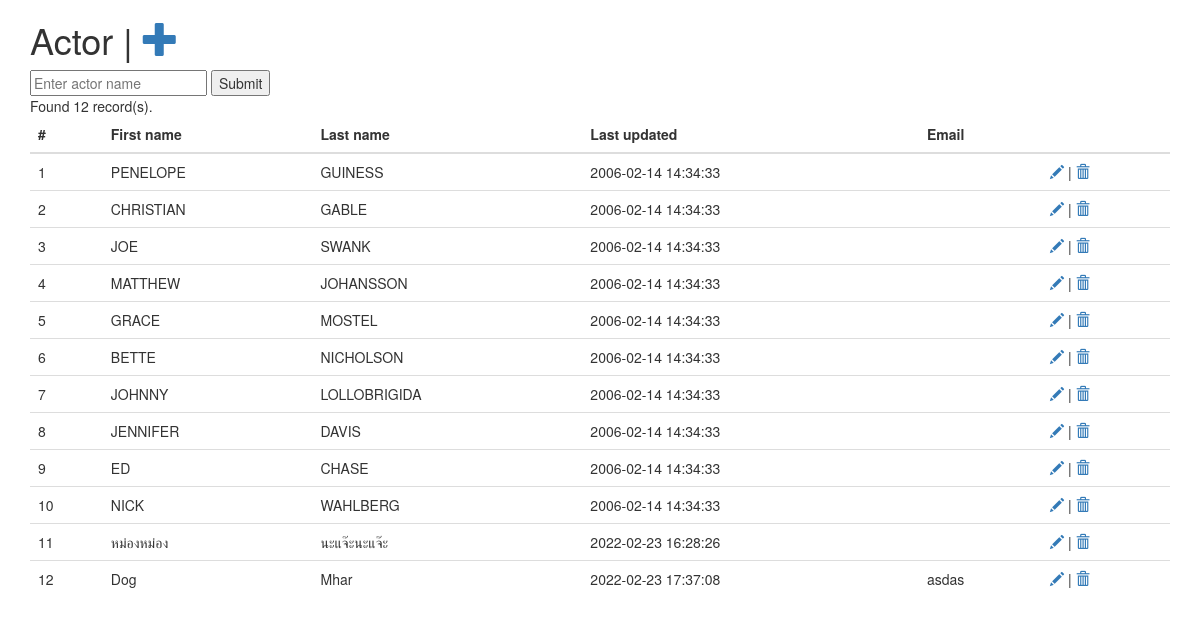
Page /actor.php on the committed database.
### tables this page shows
CREATE TABLE `actor` (
  `actor_id` smallint(5) UNSIGNED NOT NULL,
  `first_name` varchar(45) NOT NULL,
  `last_name` varchar(45) NOT NULL,
  `email` varchar(45) DEFAULT NULL,
  `last_update` timestamp NOT NULL DEFAULT current_timestamp() ON UPDATE current_timestamp()
);

### actor.php (the view, shortened to what this page needs)
<!DOCTYPE html>
<html lang="en">
<head>
    <link rel="stylesheet" href="https://maxcdn.bootstrapcdn.com/bootstrap/3.4.1/css/bootstrap.min.css">
</head>
<body>
    <div class="container">
        <h1>Actor | <a href='newactor.php'><span class='glyphicon glyphicon-plus'></span></a></h1>
        <form action="#" method="post">
            <input type="text" name="kw" placeholder="Enter actor name" value="">
            <input type="submit">
        </form>
        <?php
        require_once("dbconfig.php");
        @$kw = "%{$_POST['kw']}%";
        $sql = "SELECT *
                FROM actor
                WHERE concat(first_name, last_name) LIKE ?
                ORDER BY last_update";
        $stmt = $mysqli->prepare($sql);
        $stmt->bind_param("s", $kw);
        $stmt->execute();
        $result = $stmt->get_result();
        if ($result->num_rows == 0) {
            echo "Not found!";
        } else {
            echo "Found " . $result->num_rows . " record(s).";
            $table = "<table class='table table-hover'>
                        <thead>
                            <tr>
                                <th scope='col'>#</th>
                                <th scope='col'>First name</th>
                                <th scope='col'>Last name</th>
                                <th scope='col'>Last updated</th>
                                <th scope='col'>Email</th>
                                <th scope='col'></th>
                            </tr>
                        </thead>
                        <tbody>";
            $i = 1;
            while($row = $result->fetch_object()){
                $table.= "<tr>";
                $table.= "<td>" . $i++ . "</td>";
                $table.= "<td>$row->first_name</td>";
                $table.= "<td>$row->last_name</td>";
                $table.= "<td>$row->last_update</td>";
                $table.= "<td>$row->email</td>";
                $table.= "<td>";
                $table.= "<a href='editactor.php?id=$row->actor_id'><span class='glyphicon glyphicon-pencil' aria-hidden='true'></span></a>";
                $table.= " | ";
                $table.= "<a href='deleteactor.php?id=$row->actor_id'><span class='glyphicon glyphicon-trash' aria-hidden='true'></span></a>";
                $table.= "</td>";
                $table.= "</tr>";
            }
            $table.= "</tbody>";
            $table.= "</table>";
            echo $table;
        }
        ?>
    </div>
</body>
</html>

### rows in the picture
actor: first_name "PENELOPE", last_name "GUINESS", last_update "2006-02-14 14:34:33", value "|"
actor: first_name "CHRISTIAN", last_name "GABLE", last_update "2006-02-14 14:34:33", value "|"
actor: first_name "JOE", last_name "SWANK", last_update "2006-02-14 14:34:33", value "|"
actor: first_name "MATTHEW", last_name "JOHANSSON", last_update "2006-02-14 14:34:33", value "|"
actor: first_name "GRACE", last_name "MOSTEL", last_update "2006-02-14 14:34:33", value "|"
actor: first_name "BETTE", last_name "NICHOLSON", last_update "2006-02-14 14:34:33", value "|"
actor: first_name "JOHNNY", last_name "LOLLOBRIGIDA", last_update "2006-02-14 14:34:33", value "|"
actor: first_name "JENNIFER", last_name "DAVIS", last_update "2006-02-14 14:34:33", value "|"
actor: first_name "ED", last_name "CHASE", last_update "2006-02-14 14:34:33", value "|"
actor: first_name "NICK", last_name "WAHLBERG", last_update "2006-02-14 14:34:33", value "|"
actor: first_name "หม่องหม่อง", last_name "นะแจ๊ะนะแจ๊ะ", last_update "2022-02-23 16:28:26", value "|"
actor: first_name "Dog", last_name "Mhar", last_update "2022-02-23 17:37:08", email "asdas", value "|"

### other values in the picture
$result->num_rows "12"
